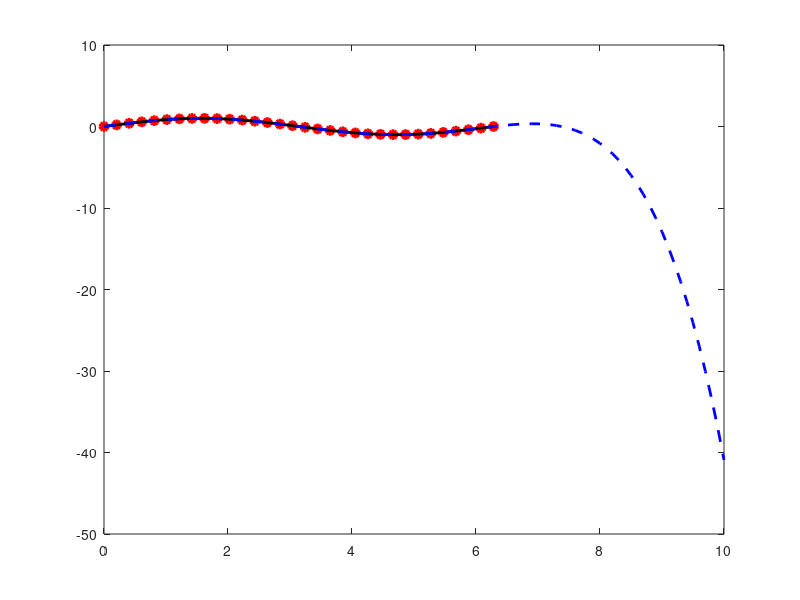

Write the MATLAB code that produced this figure.
clear all;
close all;
clc;

%% discrete samples
n = 32;
t = linspace(0,2*pi,n);
f = sin(t);

%% polynomial reconstruction
p_order = 5;
coeff = polyfit(t,f,p_order);
f_rec =polyval(coeff,t);

t_ext = linspace(0,10,101);
f_rec_ext = polyval(coeff,t_ext);

%% plotting
plot(t,f,'or','LineWidth',2,'MarkerFaceColor','r')
hold on;
plot(t,f_rec,'-k','LineWidth',2)
plot(t_ext,f_rec_ext,'--b','LineWidth',2)
